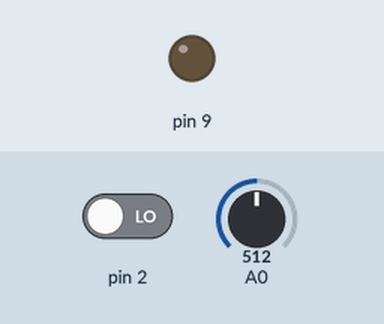
Recording of a sketch running on a simulated Arduino Uno, built with avr-gcc and run on an emulated ATmega328P. Parts: output pins drawn as LEDs (lit = HIGH). Inputs (shaded band) come from the test bench; at power-on: pin 2 LOW, A0 = 512. What the sketch prints to the serial monitor is not drawn.

Above: at 1.2 s.
1.3 s: pin 2 driven HIGH
At 1.8 s:
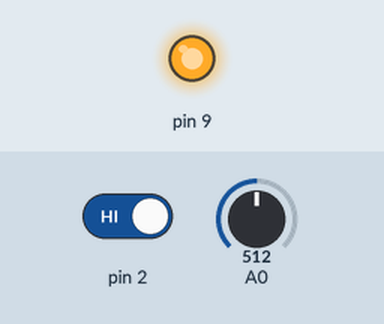
2.8 s: pin 2 driven LOW
At 3.9 s:
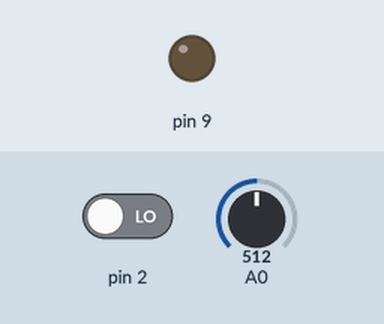
Timing chart, 0 to 5.8 s (numbered marks = the images above; inputs shaded):
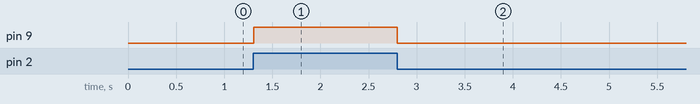

Measured:
- after the input at 1.3 s, pin 9: LOW → HIGH at once
- after the input at 2.8 s, pin 9: HIGH → LOW at once

The sketch:

week01-thursday.ino
```cpp
int button;
int light;
void setup() {
  // put your setup code here, to run once:
  pinMode(9,OUTPUT);
  pinMode(2,INPUT);
  Serial.begin(9600);
}

void loop() {
  // put your main code here, to run repeatedly:
 button = digitalRead(2);
 light = analogRead(A0);
 Serial.println(light);
 if(button==HIGH){
   digitalWrite(9,HIGH);
 }else{
   digitalWrite(9,LOW);
 }
 delay(10);
}
```
